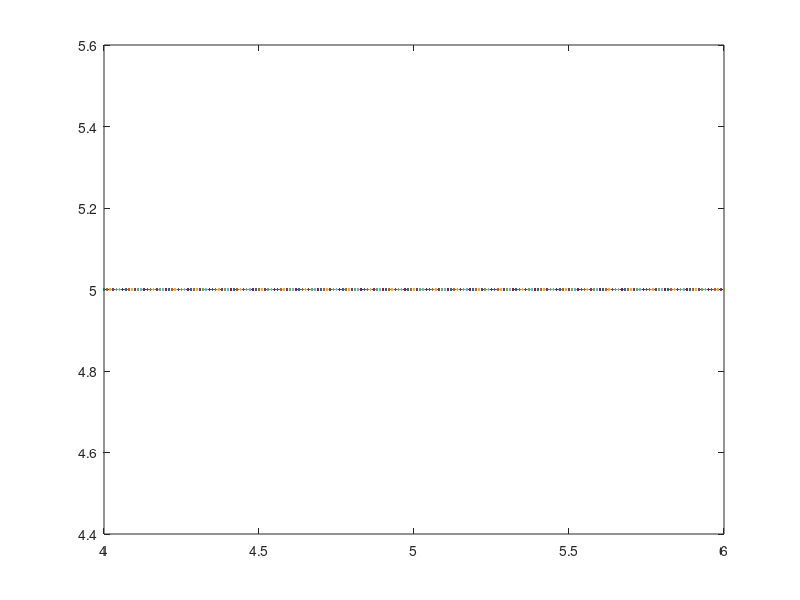

The MATLAB source for this figure:
clear all;
clc;
format short;
fx=input('Ingrese la funcion= ','s')
Xi=input('Ingrese el valor de Xi= ');
Xf=input('Ingrese el valor de Xf= ');
n=input('Ingrese el numero de iteraciones= ');
f = inline (fx);
yi=f(Xi);
yf=f(Xf);
 
x = Xi-1:0.01:Xf+1;
y = f(x);
plot(x,y)
 
if (yi)*(yf) < 0
    
disp('   N     Xi        Xf      f(xi)    f(xf)    f(Xi)f(Xf)     Xm       f(Xm)      f(Xi)f(Xm)     error  ');
disp('|----|--------|--------|---------|---------|-------------|---------|---------|-------------|----------|');

    for R=1:1:n
        
    Xm=(Xi+Xf)/2;
    Error=abs(((Xm-Xi)/Xm)*100);
    fprintf('  %d    %0.5f %0.5f  %0.5f   %0.5f    %0.5f    %0.5f   %0.5f    %0.5f     %0.5f \n', R, Xi, Xf, f(Xi), f(Xf),f(Xi)*f(Xf) , Xm, f(Xm), f(Xi)*f(Xm), Error);
    if (f(Xi)*f(Xm)== 0)
       
    elseif (f(Xi)*f(Xm) < 0)
        
        Xf=Xm;
    else 
        Xi=Xm;
    end
   
    Error=abs(((Xm-Xi)/Xm)*100);
    
    end
    
 
    
else
    disp('No existe la raiz en ese intervalo, proponer otro intervalo');
end

